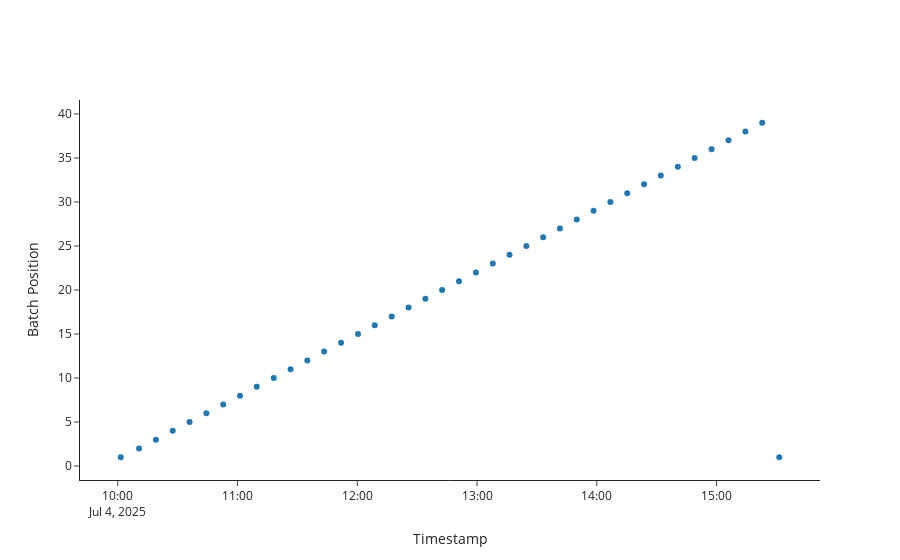

Notebook source saved alongside this figure:
### Code cell
batch = '250702_Mix-1+IS_50x100ng-mL 2025-07-02 09-46-06'
batch_indices = analyses.get_batch_indices(batch)
fig_sel_method = analyses.plot_batches(batch_indices)

fig_sel_method.write_image("dev/figures/fig_error_lc_sel_batch.png", width=1100, height= 350, scale = 3)
fig_sel_method.write_image("dev/figures/fig_error_lc_sel_batch_half.png", width=550, height= 350, scale = 3)

fig_sel_method.show()
